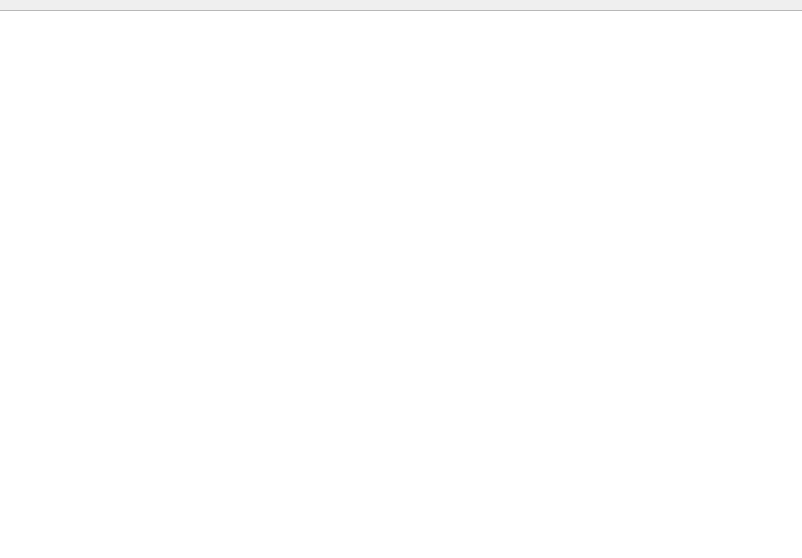
<?xml version="1.0" encoding="UTF-8"?>
<ui version="4.0">
 <class>user</class>
 <widget class="QDialog" name="user">
  <property name="geometry">
   <rect>
    <x>0</x>
    <y>0</y>
    <width>802</width>
    <height>558</height>
   </rect>
  </property>
  <property name="windowTitle">
   <string>Dialog</string>
  </property>
  <widget class="QGraphicsView" name="graphicsView">
   <property name="geometry">
    <rect>
     <x>-10</x>
     <y>10</y>
     <width>821</width>
     <height>551</height>
    </rect>
   </property>
  </widget>
  <widget class="QLabel" name="label">
   <property name="geometry">
    <rect>
     <x>10</x>
     <y>80</y>
     <width>801</width>
     <height>371</height>
    </rect>
   </property>
   <property name="text">
    <string/>
   </property>
   <property name="pixmap">
    <pixmap>../../Pictures/Screenshots/Screenshot 2023-11-27 175608.png</pixmap>
   </property>
  </widget>
 </widget>
 <resources/>
 <connections/>
</ui>
